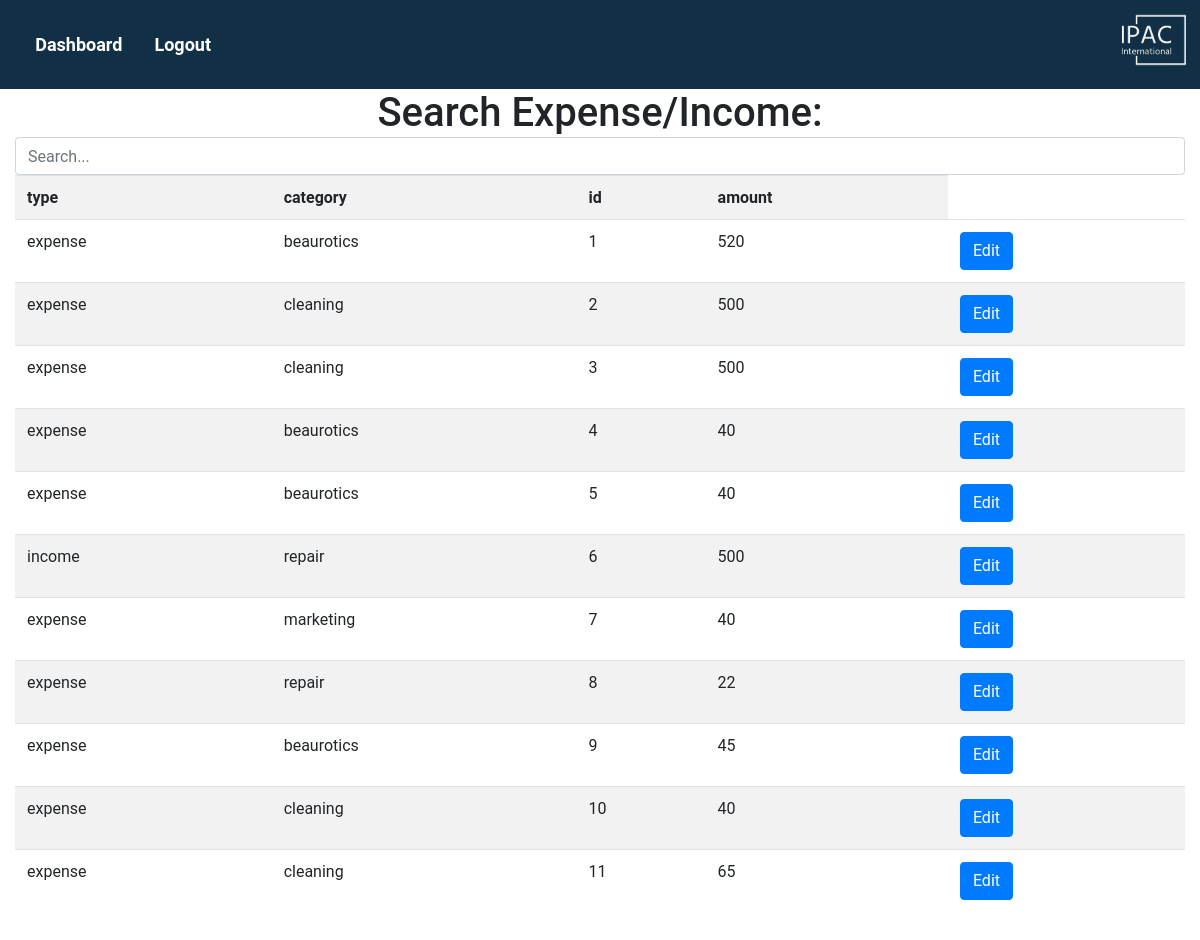
The app's page /expensetable (signed in) with its own data.
### models.py (models this page shows, shortened)
class expense(db.Model):
    app_expense = 'expense'
    id = db.Column(db.Integer, primary_key=True)
    amount = db.Column(db.Integer)
    type = db.Column(db.String(50))
    category = db.Column(db.String(50))
    def to_dict(self):
        return {key: value for key, value in self.__dict__.items() if not key.startswith('_')}

### views.py (the view, shortened to what this page needs)
@views.route("/expensetable")
@login_required
def Expensetable():
    if not current_user.is_authenticated:
        return redirect(url_for('auth.login'))
    results = expense.query.all()
    results = [result.to_dict() for result in results]
    return render_template("expensetable.html", results=results)

### app.py (called while the page is built)
@login_manager.user_loader
def load_user(user_id):
    return User.query.get(int(user_id))

### templates/expensetable.html (shortened to what this page needs)
<link rel="stylesheet" href="https://stackpath.bootstrapcdn.com/bootstrap/4.3.1/css/bootstrap.min.css">
<link rel="stylesheet" type="text/css" href="{{ url_for('static', filename='styles.css') }}">
{% block content %}
<img src="{{ url_for('static', filename='ipac LOGO.jpg') }}" id="logo">
<nav class="secondary-nav">
  <link rel="stylesheet" href="https://stackpath.bootstrapcdn.com/bootstrap/4.4.1/css/bootstrap.min.css"
 />
  <link rel="stylesheet" href="https://stackpath.bootstrapcdn.com/font-awesome/4.7.0/css/font-awesome.min.css"
 />
  <body>
    <ul>
      <li><a href="/dashboard">Dashboard</a></li>
      <li><a id="logout" href="{{ url_for('auth.logout') }}">Logout</a></li>
    </ul>
  </body>
</nav>
<head>
</head>
<div class="container">
  <h1 class="text-center mb-5">Search Expense/Income:</label>
    <div class="form-group">
      <input type="text" id="search_term" class="form-control" name="search_term" placeholder="Search...">
      <div class="table-responsive">
        <table id="results_table" class="table table-striped">
          <tr>
            {% for key in results[0].keys() %}
            <th>
              {{ key }}
            </th>
            {% endfor %}
          </tr>
          {% for result in results %}
          <tr>
            {% for value in result.values() %}
            <td>
              {{ value }}
            </td>
            {% endfor %}
            <td><a href="{{ url_for('views.update_expense', id=result.id) }}" class="btn btn-primary">Edit</a></td>
          </tr>
          {% endfor %}
        </table>
      </div>
    </div>
</div>
{% endblock %}

### templates/expensetable.html (style rules this page uses)
body { margin: 0%; font-size: 18px; }
ul { list-style-type: none; margin: 0%; padding: 1.6%; overflow: hidden; background-color: #113045; text-align: center; top: 0%; width: 100%; }
li { float: left; }
li a { display: block; color: white; text-align: center; padding: 12px 16px; text-decoration: none !important; font-weight: bold; font-family: 'Roboto'; }
.form-group { flex-basis: 49%; margin-bottom: 20px; }
.container { margin: 0 auto; max-width: 5000px; font-family: 'roboto'; }

### records on screen
expense: type "expense", category "beaurotics", values "1", amount "520"
expense: type "expense", category "cleaning", values "2", amount "500"
expense: type "expense", category "cleaning", values "3", amount "500"
expense: type "expense", category "beaurotics", values "4" "40"
expense: type "expense", category "beaurotics", values "5" "40"
expense: type "income", category "repair", values "6", amount "500"
expense: type "expense", category "marketing", values "7" "40"
expense: type "expense", category "repair", values "8" "22"
expense: type "expense", category "beaurotics", values "9" "45"
expense: type "expense", category "cleaning", values "10" "40"
expense: type "expense", category "cleaning", values "11" "65"

### other values on screen
{{ key }} "type" "category" "id" "amount"
